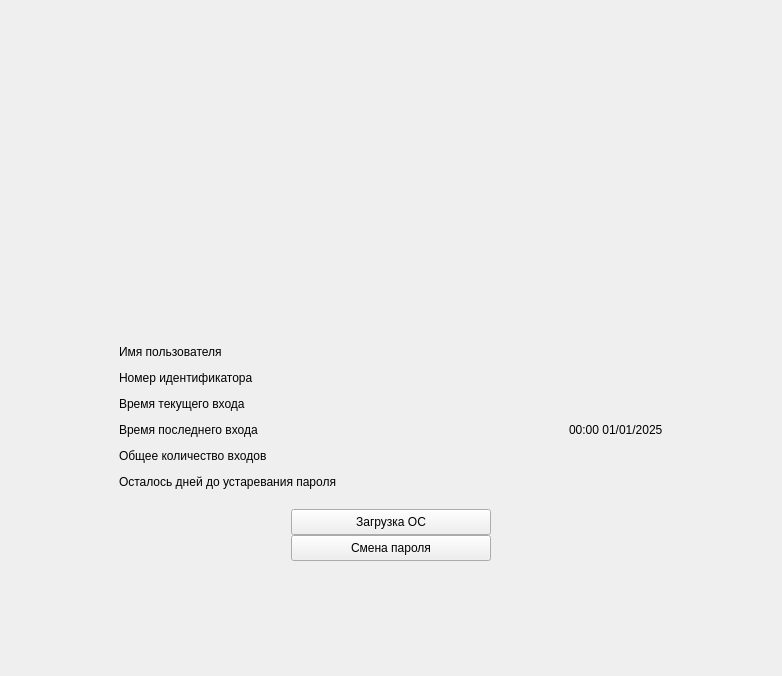
<?xml version="1.0" encoding="UTF-8"?>
<ui version="4.0">
 <class>Form</class>
 <widget class="QWidget" name="Form">
  <property name="geometry">
   <rect>
    <x>0</x>
    <y>0</y>
    <width>782</width>
    <height>676</height>
   </rect>
  </property>
  <property name="windowTitle">
   <string>Form</string>
  </property>
  <layout class="QGridLayout" name="gridLayout" rowstretch="3,0,1">
   <property name="leftMargin">
    <number>0</number>
   </property>
   <property name="topMargin">
    <number>0</number>
   </property>
   <property name="rightMargin">
    <number>0</number>
   </property>
   <property name="bottomMargin">
    <number>0</number>
   </property>
   <item row="0" column="1">
    <spacer name="verticalSpacer">
     <property name="orientation">
      <enum>Qt::Vertical</enum>
     </property>
     <property name="sizeHint" stdset="0">
      <size>
       <width>20</width>
       <height>217</height>
      </size>
     </property>
    </spacer>
   </item>
   <item row="1" column="0">
    <spacer name="horizontalSpacer">
     <property name="orientation">
      <enum>Qt::Horizontal</enum>
     </property>
     <property name="sizeHint" stdset="0">
      <size>
       <width>33</width>
       <height>20</height>
      </size>
     </property>
    </spacer>
   </item>
   <item row="1" column="1">
    <layout class="QVBoxLayout" name="verticalLayout_9">
     <property name="spacing">
      <number>0</number>
     </property>
     <item>
      <layout class="QGridLayout" name="gridLayout_3">
       <property name="horizontalSpacing">
        <number>0</number>
       </property>
       <property name="verticalSpacing">
        <number>12</number>
       </property>
       <item row="3" column="0">
        <widget class="QLabel" name="user_last_datetime_label">
         <property name="minimumSize">
          <size>
           <width>450</width>
           <height>0</height>
          </size>
         </property>
         <property name="text">
          <string>Время последнего входа</string>
         </property>
        </widget>
       </item>
       <item row="5" column="0">
        <widget class="QLabel" name="user_remaining_days_label">
         <property name="text">
          <string>Осталось дней до устаревания пароля</string>
         </property>
        </widget>
       </item>
       <item row="1" column="1">
        <widget class="QLabel" name="user_id_value">
         <property name="text">
          <string/>
         </property>
        </widget>
       </item>
       <item row="1" column="0">
        <widget class="QLabel" name="user_id_label">
         <property name="text">
          <string>Номер идентификатора</string>
         </property>
        </widget>
       </item>
       <item row="4" column="1">
        <widget class="QLabel" name="user_logins_count_value">
         <property name="text">
          <string/>
         </property>
        </widget>
       </item>
       <item row="0" column="0">
        <widget class="QLabel" name="user_name_label">
         <property name="text">
          <string>Имя пользователя</string>
         </property>
        </widget>
       </item>
       <item row="5" column="1">
        <widget class="QLabel" name="user_remaining_days_value">
         <property name="text">
          <string/>
         </property>
        </widget>
       </item>
       <item row="3" column="1">
        <widget class="QLabel" name="user_last_datetime_value">
         <property name="text">
          <string>00:00 01/01/2025</string>
         </property>
        </widget>
       </item>
       <item row="2" column="0">
        <widget class="QLabel" name="user_datetime_label">
         <property name="text">
          <string>Время текущего входа</string>
         </property>
        </widget>
       </item>
       <item row="2" column="1">
        <widget class="QLabel" name="user_datetime_value">
         <property name="text">
          <string/>
         </property>
        </widget>
       </item>
       <item row="4" column="0">
        <widget class="QLabel" name="user_logins_count_label">
         <property name="text">
          <string>Общее количество входов</string>
         </property>
        </widget>
       </item>
       <item row="0" column="1">
        <widget class="QLabel" name="user_name_value">
         <property name="text">
          <string/>
         </property>
        </widget>
       </item>
      </layout>
     </item>
     <item>
      <spacer name="verticalSpacer_10">
       <property name="orientation">
        <enum>Qt::Vertical</enum>
       </property>
       <property name="sizeType">
        <enum>QSizePolicy::Maximum</enum>
       </property>
       <property name="sizeHint" stdset="0">
        <size>
         <width>20</width>
         <height>20</height>
        </size>
       </property>
      </spacer>
     </item>
     <item>
      <layout class="QHBoxLayout" name="horizontalLayout_5">
       <item>
        <spacer name="horizontalSpacer_8">
         <property name="orientation">
          <enum>Qt::Horizontal</enum>
         </property>
         <property name="sizeHint" stdset="0">
          <size>
           <width>40</width>
           <height>20</height>
          </size>
         </property>
        </spacer>
       </item>
       <item>
        <layout class="QVBoxLayout" name="verticalLayout_10">
         <item>
          <widget class="QPushButton" name="sys_load_push_button">
           <property name="sizePolicy">
            <sizepolicy hsizetype="Preferred" vsizetype="Fixed">
             <horstretch>0</horstretch>
             <verstretch>0</verstretch>
            </sizepolicy>
           </property>
           <property name="minimumSize">
            <size>
             <width>200</width>
             <height>26</height>
            </size>
           </property>
           <property name="maximumSize">
            <size>
             <width>200</width>
             <height>16777215</height>
            </size>
           </property>
           <property name="layoutDirection">
            <enum>Qt::LeftToRight</enum>
           </property>
           <property name="text">
            <string>Загрузка ОС</string>
           </property>
          </widget>
         </item>
         <item>
          <widget class="QPushButton" name="change_passwd_push_button">
           <property name="sizePolicy">
            <sizepolicy hsizetype="Preferred" vsizetype="Fixed">
             <horstretch>0</horstretch>
             <verstretch>0</verstretch>
            </sizepolicy>
           </property>
           <property name="minimumSize">
            <size>
             <width>200</width>
             <height>26</height>
            </size>
           </property>
           <property name="maximumSize">
            <size>
             <width>200</width>
             <height>16777215</height>
            </size>
           </property>
           <property name="text">
            <string>Смена пароля</string>
           </property>
          </widget>
         </item>
        </layout>
       </item>
       <item>
        <spacer name="horizontalSpacer_9">
         <property name="orientation">
          <enum>Qt::Horizontal</enum>
         </property>
         <property name="sizeHint" stdset="0">
          <size>
           <width>40</width>
           <height>20</height>
          </size>
         </property>
        </spacer>
       </item>
      </layout>
     </item>
    </layout>
   </item>
   <item row="1" column="2">
    <spacer name="horizontalSpacer_2">
     <property name="orientation">
      <enum>Qt::Horizontal</enum>
     </property>
     <property name="sizeHint" stdset="0">
      <size>
       <width>33</width>
       <height>20</height>
      </size>
     </property>
    </spacer>
   </item>
   <item row="2" column="1">
    <spacer name="verticalSpacer_2">
     <property name="orientation">
      <enum>Qt::Vertical</enum>
     </property>
     <property name="sizeHint" stdset="0">
      <size>
       <width>20</width>
       <height>70</height>
      </size>
     </property>
    </spacer>
   </item>
  </layout>
 </widget>
 <resources/>
 <connections/>
</ui>
